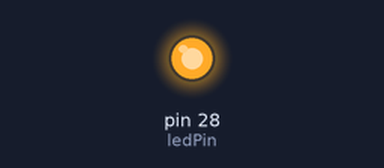
Bench run of a sketch on a simulated Arduino Mega 2560, built with avr-gcc and run on an emulated ATmega2560. Parts: output pins drawn as LEDs (lit = HIGH).

Above: at 0.1 s.
Timing chart, 0 to 1.6 s (numbered marks = the images above):
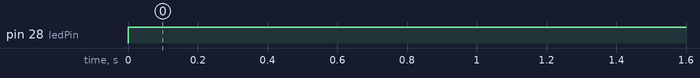

The sketch:

LED.ino
```cpp
//const int ledPin = LED_BUILTIN;
const int ledPin = 28;

void setup() {
  // put your setup code here, to run once:
  pinMode(ledPin, OUTPUT);
}

void loop() {
  // put your main code here, to run repeatedly:
  /*
  if(millis()%2000 < 1000){
    digitalWrite(ledPin, HIGH);
  } else {
     digitalWrite(ledPin, LOW);
  }
  */
  digitalWrite(ledPin, HIGH);

}
```

Measured:
- by itself, pin 28 (ledPin): LOW → HIGH at 0.00 s
